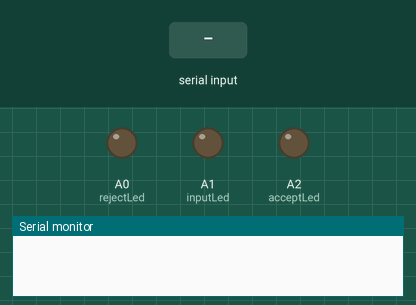
The sketch below on a simulated Arduino Uno, built with avr-gcc and run on an emulated ATmega328P. Shown: output pins drawn as LEDs (lit = HIGH), the last lines printed to the serial monitor. Inputs (shaded band) come from the test bench.

Above: at 1.2 s.
1.3 s: "1" received over Serial
At 2.7 s:
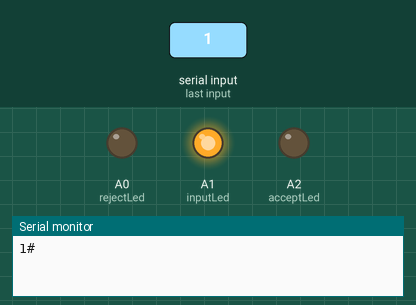
4.3 s: "0" received over Serial
At 6.2 s:
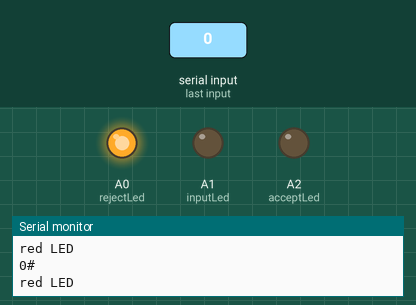
7.3 s: "2" received over Serial
At 10.3 s:
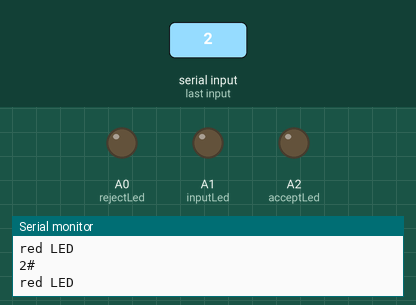
Timing chart, 0 to 11.8 s (numbered marks = the images above; inputs shaded):
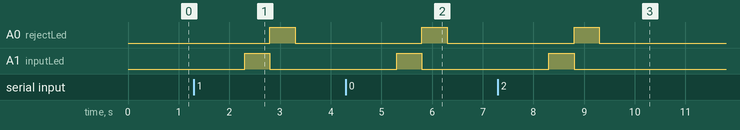

Measured:
- after the input at 1.3 s, A0 (rejectLed): LOW → HIGH after 1.5 s, → LOW 0.50 s later; A1 (inputLed): LOW → HIGH after 1.0 s, → LOW 0.50 s later
- after the input at 4.3 s, A0 (rejectLed): LOW → HIGH after 1.5 s, → LOW 0.50 s later; A1 (inputLed): LOW → HIGH after 1.0 s, → LOW 0.50 s later
- after the input at 7.3 s, A0 (rejectLed): LOW → HIGH after 1.5 s, → LOW 0.50 s later; A1 (inputLed): LOW → HIGH after 1.0 s, → LOW 0.50 s later

The sketch:

vulnerable_serial.ino
```cpp
// the pin
const char PIN[4] = {'1', '3', '3', '7'};

// state LEDs
const int rejectLed = A0;
const int inputLed = A1;
const int acceptLed = A2;


// init serial and LEDs
void setup() {
    Serial.begin(9600);
    pinMode(inputLed, OUTPUT);
    pinMode(acceptLed, OUTPUT);
    pinMode(rejectLed, OUTPUT);
}

// link the LEDs
void blink(int led, int times) {
    for (int i = 0; i < times; i++) {
        digitalWrite(led, HIGH);
        print(led);
        delay(500);
        digitalWrite(led, LOW);
    }
}

// print to serial console
void print(int led) {
    if (led == rejectLed) {
        Serial.println("red LED");
    }
    if (led == acceptLed) {
        Serial.println("green LED");
    }
}

// check the entered PIN
bool check_key(String key) {
    for (int i = 0; i < 4; i++) {
        if (PIN[i] != key[i]) {
            blink(rejectLed, 1);
            return false;
        }
    }
    blink(acceptLed, 1);
    return true;
}

void loop() {
    String key = "";
    while (Serial.available() == 0) {
        // wait till input
    }
    key = Serial.readString();
    Serial.print(key);

    Serial.println("#");
    blink(inputLed, 1);
    check_key(key);
}
```
